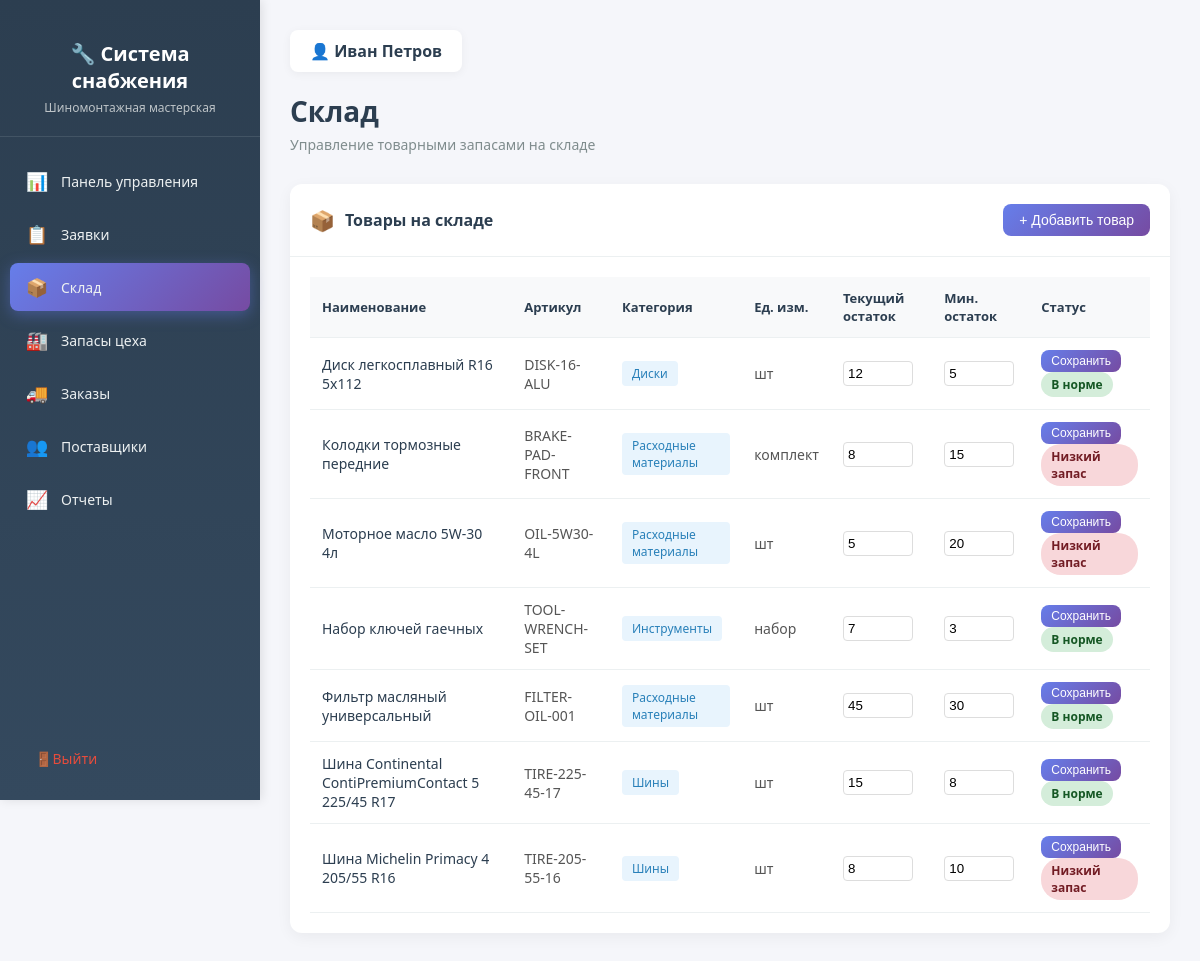
Page /warehouse/ (signed in) on the committed database.
### procurement/models.py (models this page shows, shortened)
class Product(models.Model):
    name = models.CharField(max_length=200, verbose_name="Наименование")
    category = models.ForeignKey(
        Category,
        on_delete=models.SET_NULL,
        null=True,
        related_name='products',
        verbose_name="Категория"
    )
    sku = models.CharField(max_length=50, unique=True, verbose_name="Артикул")
    unit = models.CharField(max_length=20, default='шт', verbose_name="Единица измерения")
    min_stock_level = models.PositiveIntegerField(
        default=0,
        verbose_name="Минимальный остаток"
    )
    current_stock = models.PositiveIntegerField(
        default=0,
        verbose_name="Текущий остаток"
    )
    supplier = models.ForeignKey(
        Supplier,
        on_delete=models.SET_NULL,
        null=True,
        related_name='products',
        verbose_name="Основной поставщик"
    )
    price = models.DecimalField(
        max_digits=10,
        decimal_places=2,
        blank=True,
        null=True,
        verbose_name="Цена за единицу"
    )
    description = models.TextField(blank=True, verbose_name="Описание")
    created_at = models.DateTimeField(auto_now_add=True, verbose_name="Дата добавления")
    updated_at = models.DateTimeField(auto_now=True, verbose_name="Дата обновления")
    class Meta:
        verbose_name = "Товар"
        verbose_name_plural = "Товары"
        ordering = ['name']

class Category(models.Model):
    name = models.CharField(max_length=100, verbose_name="Название категории")
    description = models.TextField(blank=True, verbose_name="Описание")
    class Meta:
        verbose_name = "Категория"
        verbose_name_plural = "Категории"
        ordering = ['name']

### core/views.py (the view)
# urls.py: path('warehouse/', warehouse, name='warehouse'),
@login_required
def warehouse(request):
    products = Product.objects.all().select_related('category')
    context = {
        'products': products,
        'user': request.user,
    }
    return render(request, 'procurement/warehouse.html', context)

### templates/procurement/warehouse.html (shortened to what this page needs)
<!DOCTYPE html>
<html lang="ru">
<head>
</head>
<body>
    <aside class="sidebar">
        <div class="sidebar-header">
            <h2>🔧 Система снабжения</h2>
            <p>Шиномонтажная мастерская</p>
        </div>
        <ul class="sidebar-menu">
            <li>
                <a href="{% url 'dashboard' %}">
                    <span class="menu-icon">📊</span>
                    <span>Панель управления</span>
                </a>
            </li>
            <li>
                <a href="#">
                    <span class="menu-icon">📋</span>
                    <span>Заявки</span>
                </a>
            </li>
            <li>
                <a href="{% url 'warehouse' %}" class="active">
                    <span class="menu-icon">📦</span>
                    <span>Склад</span>
                </a>
            </li>
            <li>
                <a href="{% url 'workshop_stock' %}">
                    <span class="menu-icon">🏭</span>
                    <span>Запасы цеха</span>
                </a>
            </li>
            <li>
                <a href="#">
                    <span class="menu-icon">🚚</span>
                    <span>Заказы</span>
                </a>
            </li>
            <li>
                <a href="#">
                    <span class="menu-icon">👥</span>
                    <span>Поставщики</span>
                </a>
            </li>
            <li>
                <a href="#">
                    <span class="menu-icon">📈</span>
                    <span>Отчеты</span>
                </a>
            </li>
        </ul>
        <div class="sidebar-footer">
            <a href="{% url 'logout' %}" class="logout-btn">
                <span class="menu-icon">🚪</span>
                <span>Выйти</span>
            </a>
        </div>
    </aside>
    <main class="main-content">
        <div class="page-header">
            <div class="user-info">
                👤 <span>{{ user.get_full_name|default:user.username }}</span>
            </div>
            <h1>Склад</h1>
            <p>Управление товарными запасами на складе</p>
        </div>
        <div class="products-card">
            <div class="card-header">
                <h3>
                    <span class="widget-icon">📦</span>
                    Товары на складе
                </h3>
                <button class="btn-add">+ Добавить товар</button>
            </div>
            <div class="table-container">
                {% if products %}
                    <table class="products-table">
                        <thead>
                            <tr>
                                <th>Наименование</th>
                                <th>Артикул</th>
                                <th>Категория</th>
                                <th>Ед. изм.</th>
                                <th>Текущий остаток</th>
                                <th>Мин. остаток</th>
                                <th>Статус</th>
                            </tr>
                        </thead>
                        <tbody>
                            {% for product in products %}
                                <tr>
                                    <td>
                                        <span class="product-name">{{ product.name }}</span>
                                    </td>
                                    <td>{{ product.sku }}</td>
                                    <td>
                                        {% if product.category %}
                                            <span class="category-badge">{{ product.category.name }}</span>
                                        {% else %}
                                            <span style="color: #95a5a6;">—</span>
                                        {% endif %}
                                    </td>
                                    <td>{{ product.unit }}</td>
                                    <td>
                                        <form method="post" action="{% url 'update_product_stock' product.id %}" style="display:inline;">
                                            <input type="number" name="current_stock" value="{{ product.current_stock }}"
                                                   min="0" style="width:70px; padding:4px; border:1px solid #ddd; border-radius:4px;">
                                        </td>
                                        <td>
                                            <input type="number" name="min_stock_level" value="{{ product.min_stock_level }}"
                                                   min="0" style="width:70px; padding:4px; border:1px solid #ddd; border-radius:4px;">
                                        </td>
                                        <td>
                                            <button type="submit" class="btn-add" style="padding:4px 10px; font-size:12px;">Сохранить</button>
                                        {% if product.current_stock <= product.min_stock_level %}
                                            <span class="stock-badge stock-low">Низкий запас</span>
                                        {% else %}
                                            <span class="stock-badge stock-good">В норме</span>
                                        {% endif %}
                                    </td>
                                </tr>
                            {% endfor %}
                        </tbody>
                    </table>
                {% else %}
                    <div class="empty-state">
                        <div class="empty-state-icon">📦</div>
                        <p>Товары на складе отсутствуют</p>
                    </div>
                {% endif %}
            </div>
        </div>
    </main>
</body>
</html>

### templates/procurement/warehouse.html (style rules this page uses)
* { margin: 0; padding: 0; box-sizing: border-box; }
body { font-family: 'Segoe UI', Tahoma, Geneva, Verdana, sans-serif; background: #f5f6fa; min-height: 100vh; display: flex; }
.sidebar { width: 260px; background: linear-gradient(180deg, #2c3e50 0%, #34495e 100%); min-height: 100vh; position: fixed; left: 0; top: 0; padding: 20px 0; box-shadow: 2px 0 10px rgba(0,0,0,0.1); }
.sidebar-header { padding: 20px; text-align: center; border-bottom: 1px solid rgba(255,255,255,0.1); margin-bottom: 20px; }
.sidebar-header h2 { color: white; font-size: 20px; margin-bottom: 5px; }
.sidebar-header p { color: #bdc3c7; font-size: 12px; }
.sidebar-menu { list-style: none; padding: 0 10px; }
.sidebar-menu li { margin-bottom: 5px; }
.sidebar-menu a { display: flex; align-items: center; padding: 12px 15px; color: #ecf0f1; text-decoration: none; border-radius: 8px; transition: all 0.3s ease; font-size: 14px; }
.sidebar-menu a.active { background: linear-gradient(135deg, #667eea 0%, #764ba2 100%); box-shadow: 0 4px 15px rgba(102, 126, 234, 0.4); }
.sidebar-menu .menu-icon { margin-right: 12px; font-size: 18px; width: 24px; text-align: center; }
.sidebar-footer { position: absolute; bottom: 20px; width: 100%; padding: 0 20px; }
.logout-btn { display: flex; align-items: center; padding: 12px 15px; color: #e74c3c; text-decoration: none; border-radius: 8px; transition: all 0.3s ease; font-size: 14px; }
.main-content { margin-left: 260px; flex: 1; padding: 30px; }
.page-header { margin-bottom: 30px; }
.page-header h1 { color: #2c3e50; font-size: 28px; margin-bottom: 5px; }
.page-header p { color: #7f8c8d; font-size: 14px; }
.user-info { display: inline-block; background: white; padding: 10px 20px; border-radius: 8px; box-shadow: 0 2px 10px rgba(0,0,0,0.05); margin-bottom: 20px; }
.user-info span { color: #2c3e50; font-weight: 600; }
.products-card { background: white; border-radius: 12px; box-shadow: 0 4px 15px rgba(0,0,0,0.05); overflow: hidden; }
.card-header { padding: 20px; border-bottom: 1px solid #ecf0f1; display: flex; align-items: center; justify-content: space-between; }
.card-header h3 { color: #2c3e50; font-size: 16px; display: flex; align-items: center; }
.card-header .widget-icon { margin-right: 10px; font-size: 20px; }
.btn-add { padding: 8px 16px; background: linear-gradient(135deg, #667eea 0%, #764ba2 100%); color: white; border: none; border-radius: 8px; cursor: pointer; font-size: 14px; transition: all 0.3s ease; }
.table-container { padding: 20px; overflow-x: auto; }
.products-table { width: 100%; border-collapse: collapse; }
.products-table th, .products-table td { padding: 12px; text-align: left; border-bottom: 1px solid #ecf0f1; }
.products-table th { background: #f8f9fa; color: #2c3e50; font-weight: 600; font-size: 13px; }
.products-table td { font-size: 14px; color: #555; }
.product-name { font-weight: 500; color: #2c3e50; }
.stock-badge { display: inline-block; padding: 4px 10px; border-radius: 20px; font-size: 12px; font-weight: 600; }
.stock-good { background: #d4edda; color: #155724; }
.stock-low { background: #f8d7da; color: #721c24; }
.category-badge { display: inline-block; padding: 4px 10px; border-radius: 4px; font-size: 12px; background: #e8f4fd; color: #2980b9; }

### rows in the picture
Product: name "Диск легкосплавный R16 5x112", sku "DISK-16-ALU", category.name "Диски", unit "шт", current_stock "12", min_stock_level "5", shows "В норме"
Product: name "Колодки тормозные передние", sku "BRAKE-PAD-FRONT", category.name "Расходные материалы", unit "комплект", current_stock "8", min_stock_level "15", shows "Низкий запас"
Product: name "Моторное масло 5W-30 4л", sku "OIL-5W30-4L", category.name "Расходные материалы", unit "шт", current_stock "5", min_stock_level "20", shows "Низкий запас"
Product: name "Набор ключей гаечных", sku "TOOL-WRENCH-SET", category.name "Инструменты", unit "набор", current_stock "7", min_stock_level "3", shows "В норме"
Product: name "Фильтр масляный универсальный", sku "FILTER-OIL-001", category.name "Расходные материалы", unit "шт", current_stock "45", min_stock_level "30", shows "В норме"
Product: name "Шина Continental ContiPremiumContact 5 225/45 R17", sku "TIRE-225-45-17", category.name "Шины", unit "шт", current_stock "15", min_stock_level "8", shows "В норме"
Product: name "Шина Michelin Primacy 4 205/55 R16", sku "TIRE-205-55-16", category.name "Шины", unit "шт", current_stock "8", min_stock_level "10", shows "Низкий запас"

### other values in the picture
{{ user.get_full_name|default:user.username }} "Иван Петров"
